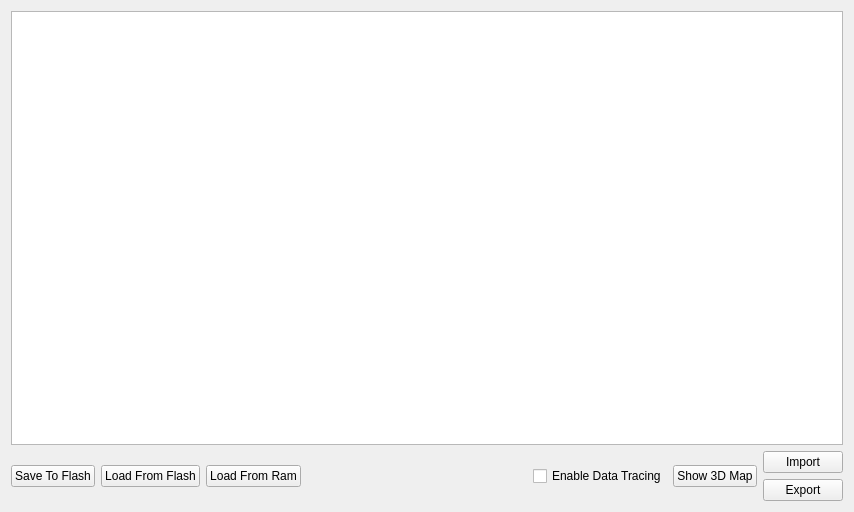
<?xml version="1.0" encoding="UTF-8"?>
<ui version="4.0">
 <class>TableView3D</class>
 <widget class="QWidget" name="TableView3D">
  <property name="geometry">
   <rect>
    <x>0</x>
    <y>0</y>
    <width>854</width>
    <height>512</height>
   </rect>
  </property>
  <property name="windowTitle">
   <string>Form</string>
  </property>
  <layout class="QVBoxLayout" name="verticalLayout">
   <item>
    <widget class="TableWidget" name="tableWidget"/>
   </item>
   <item>
    <layout class="QHBoxLayout" name="horizontalLayout">
     <item>
      <widget class="QPushButton" name="savePushButton">
       <property name="text">
        <string>Save To Flash</string>
       </property>
      </widget>
     </item>
     <item>
      <widget class="QPushButton" name="loadFlashPushButton">
       <property name="text">
        <string>Load From Flash</string>
       </property>
      </widget>
     </item>
     <item>
      <widget class="QPushButton" name="loadRamPushButton">
       <property name="text">
        <string>Load From Ram</string>
       </property>
      </widget>
     </item>
     <item>
      <spacer name="horizontalSpacer">
       <property name="orientation">
        <enum>Qt::Horizontal</enum>
       </property>
       <property name="sizeHint" stdset="0">
        <size>
         <width>40</width>
         <height>20</height>
        </size>
       </property>
      </spacer>
     </item>
     <item>
      <widget class="QCheckBox" name="tracingCheckBox">
       <property name="text">
        <string>Enable Data Tracing</string>
       </property>
      </widget>
     </item>
     <item>
      <widget class="QPushButton" name="showMapPushButton">
       <property name="text">
        <string>Show 3D Map</string>
       </property>
      </widget>
     </item>
     <item>
      <layout class="QVBoxLayout" name="verticalLayout_4">
       <item>
        <widget class="QPushButton" name="importPushButton">
         <property name="text">
          <string>Import</string>
         </property>
        </widget>
       </item>
       <item>
        <widget class="QPushButton" name="exportPushButton">
         <property name="text">
          <string>Export</string>
         </property>
        </widget>
       </item>
      </layout>
     </item>
    </layout>
   </item>
  </layout>
 </widget>
 <customwidgets>
  <customwidget>
   <class>TableWidget</class>
   <extends>QTableWidget</extends>
   <header>tablewidget.h</header>
  </customwidget>
 </customwidgets>
 <resources/>
 <connections/>
</ui>
